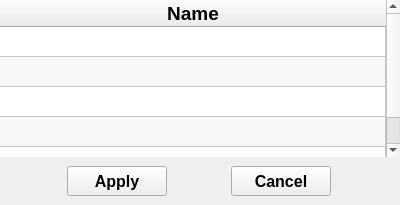
<?xml version="1.0" encoding="UTF-8"?>
<ui version="4.0">
 <class>SelectLine</class>
 <widget class="QWidget" name="SelectLine">
  <property name="geometry">
   <rect>
    <x>0</x>
    <y>0</y>
    <width>400</width>
    <height>205</height>
   </rect>
  </property>
  <property name="minimumSize">
   <size>
    <width>400</width>
    <height>205</height>
   </size>
  </property>
  <property name="maximumSize">
   <size>
    <width>400</width>
    <height>205</height>
   </size>
  </property>
  <property name="font">
   <font>
    <pointsize>8</pointsize>
   </font>
  </property>
  <property name="windowTitle">
   <string>Select Line</string>
  </property>
  <layout class="QVBoxLayout" name="layout_selectLine">
   <property name="spacing">
    <number>0</number>
   </property>
   <property name="margin">
    <number>0</number>
   </property>
   <item>
    <widget class="QFrame" name="frame_top">
     <layout class="QVBoxLayout" name="layout_frame_top">
      <property name="spacing">
       <number>0</number>
      </property>
      <property name="margin">
       <number>0</number>
      </property>
      <item>
       <widget class="QTableWidget" name="tableWidget_line">
        <property name="font">
         <font>
          <pointsize>12</pointsize>
         </font>
        </property>
        <property name="frameShape">
         <enum>QFrame::NoFrame</enum>
        </property>
        <property name="horizontalScrollBarPolicy">
         <enum>Qt::ScrollBarAlwaysOff</enum>
        </property>
        <property name="editTriggers">
         <set>QAbstractItemView::NoEditTriggers</set>
        </property>
        <property name="alternatingRowColors">
         <bool>true</bool>
        </property>
        <property name="selectionMode">
         <enum>QAbstractItemView::MultiSelection</enum>
        </property>
        <property name="selectionBehavior">
         <enum>QAbstractItemView::SelectRows</enum>
        </property>
        <property name="rowCount">
         <number>5</number>
        </property>
        <attribute name="horizontalHeaderCascadingSectionResizes">
         <bool>true</bool>
        </attribute>
        <attribute name="horizontalHeaderDefaultSectionSize">
         <number>180</number>
        </attribute>
        <attribute name="horizontalHeaderMinimumSectionSize">
         <number>49</number>
        </attribute>
        <attribute name="horizontalHeaderStretchLastSection">
         <bool>true</bool>
        </attribute>
        <attribute name="verticalHeaderVisible">
         <bool>false</bool>
        </attribute>
        <row/>
        <row/>
        <row/>
        <row/>
        <row/>
        <column>
         <property name="text">
          <string>Name</string>
         </property>
         <property name="font">
          <font>
           <pointsize>14</pointsize>
           <weight>75</weight>
           <bold>true</bold>
          </font>
         </property>
        </column>
       </widget>
      </item>
     </layout>
    </widget>
   </item>
   <item>
    <widget class="QFrame" name="frame_bottom">
     <layout class="QHBoxLayout" name="layout_frame_bottom">
      <item>
       <widget class="QPushButton" name="btn_apply">
        <property name="minimumSize">
         <size>
          <width>100</width>
          <height>30</height>
         </size>
        </property>
        <property name="maximumSize">
         <size>
          <width>100</width>
          <height>16777215</height>
         </size>
        </property>
        <property name="font">
         <font>
          <pointsize>12</pointsize>
          <weight>75</weight>
          <bold>true</bold>
         </font>
        </property>
        <property name="text">
         <string>Apply</string>
        </property>
       </widget>
      </item>
      <item>
       <widget class="QPushButton" name="btn_cancel">
        <property name="minimumSize">
         <size>
          <width>100</width>
          <height>30</height>
         </size>
        </property>
        <property name="maximumSize">
         <size>
          <width>100</width>
          <height>16777215</height>
         </size>
        </property>
        <property name="font">
         <font>
          <pointsize>12</pointsize>
          <weight>75</weight>
          <bold>true</bold>
         </font>
        </property>
        <property name="layoutDirection">
         <enum>Qt::LeftToRight</enum>
        </property>
        <property name="text">
         <string>Cancel</string>
        </property>
       </widget>
      </item>
     </layout>
    </widget>
   </item>
  </layout>
 </widget>
 <resources/>
 <connections/>
</ui>
